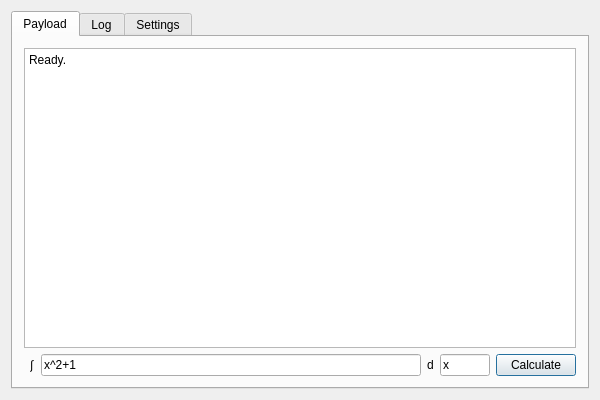
<?xml version="1.0" encoding="UTF-8"?>
<ui version="4.0">
 <class>App</class>
 <widget class="QWidget" name="App">
  <property name="geometry">
   <rect>
    <x>0</x>
    <y>0</y>
    <width>600</width>
    <height>400</height>
   </rect>
  </property>
  <property name="windowTitle">
   <string>App</string>
  </property>
  <layout class="QVBoxLayout" name="verticalLayout_2">
   <item>
    <widget class="QTabWidget" name="mainTabs">
     <property name="currentIndex">
      <number>0</number>
     </property>
     <widget class="QWidget" name="payloadTab">
      <attribute name="title">
       <string>Payload</string>
      </attribute>
      <layout class="QGridLayout" name="gridLayout">
       <item row="1" column="1">
        <widget class="QLabel" name="label_int">
         <property name="text">
          <string>&lt;html&gt;&lt;head/&gt;&lt;body&gt;&lt;p&gt;&amp;int;&lt;/p&gt;&lt;/body&gt;&lt;/html&gt;</string>
         </property>
        </widget>
       </item>
       <item row="1" column="3">
        <widget class="QLabel" name="label_d">
         <property name="text">
          <string>d</string>
         </property>
        </widget>
       </item>
       <item row="1" column="5">
        <widget class="QPushButton" name="payloadCalculate">
         <property name="text">
          <string>Calculate</string>
         </property>
         <property name="default">
          <bool>true</bool>
         </property>
        </widget>
       </item>
       <item row="0" column="0" colspan="6">
        <widget class="QPlainTextEdit" name="payloadResult">
         <property name="readOnly">
          <bool>true</bool>
         </property>
         <property name="plainText">
          <string>Ready.</string>
         </property>
        </widget>
       </item>
       <item row="1" column="4">
        <widget class="QLineEdit" name="payloadInputD">
         <property name="maximumSize">
          <size>
           <width>50</width>
           <height>16777215</height>
          </size>
         </property>
         <property name="text">
          <string>x</string>
         </property>
        </widget>
       </item>
       <item row="1" column="2">
        <widget class="QLineEdit" name="payloadInput">
         <property name="text">
          <string>x^2+1</string>
         </property>
        </widget>
       </item>
      </layout>
     </widget>
     <widget class="QWidget" name="log">
      <attribute name="title">
       <string>Log</string>
      </attribute>
      <layout class="QVBoxLayout" name="verticalLayout">
       <property name="spacing">
        <number>3</number>
       </property>
       <property name="margin">
        <number>3</number>
       </property>
       <item>
        <widget class="QPlainTextEdit" name="logText">
         <property name="readOnly">
          <bool>true</bool>
         </property>
        </widget>
       </item>
      </layout>
     </widget>
     <widget class="QWidget" name="settingsTab">
      <attribute name="title">
       <string>Settings</string>
      </attribute>
      <layout class="QFormLayout" name="formLayout">
       <property name="fieldGrowthPolicy">
        <enum>QFormLayout::AllNonFixedFieldsGrow</enum>
       </property>
       <item row="0" column="0">
        <widget class="QCheckBox" name="settingsAutoReload">
         <property name="text">
          <string>Reload Prolog database on each payload call</string>
         </property>
        </widget>
       </item>
      </layout>
     </widget>
    </widget>
   </item>
  </layout>
 </widget>
 <layoutdefault spacing="6" margin="11"/>
 <tabstops>
  <tabstop>payloadInput</tabstop>
  <tabstop>payloadInputD</tabstop>
  <tabstop>payloadCalculate</tabstop>
  <tabstop>payloadResult</tabstop>
  <tabstop>mainTabs</tabstop>
  <tabstop>logText</tabstop>
  <tabstop>settingsAutoReload</tabstop>
 </tabstops>
 <resources/>
 <connections>
  <connection>
   <sender>payloadInput</sender>
   <signal>returnPressed()</signal>
   <receiver>payloadCalculate</receiver>
   <slot>click()</slot>
   <hints>
    <hint type="sourcelabel">
     <x>287</x>
     <y>375</y>
    </hint>
    <hint type="destinationlabel">
     <x>577</x>
     <y>377</y>
    </hint>
   </hints>
  </connection>
  <connection>
   <sender>payloadInputD</sender>
   <signal>returnPressed()</signal>
   <receiver>payloadCalculate</receiver>
   <slot>click()</slot>
   <hints>
    <hint type="sourcelabel">
     <x>479</x>
     <y>364</y>
    </hint>
    <hint type="destinationlabel">
     <x>520</x>
     <y>365</y>
    </hint>
   </hints>
  </connection>
 </connections>
</ui>
